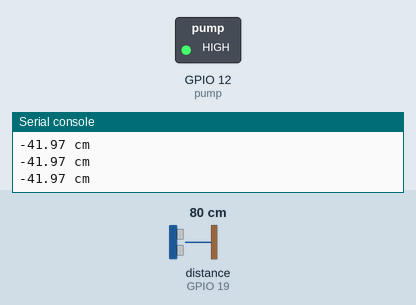
A program run on a simulated ESP32 board running MicroPython. Shown: switched loads named in the program (green lamp = pin HIGH), the last lines printed to the serial console. Inputs (shaded band) come from the test bench; at power-on: distance to the obstacle (sensor on GPIO 19) 80 cm. The echo pulse lasts 58.3 µs per cm; pins used as bus, display or sensor lines are not drawn.

Above: at 1.2 s.
1.3 s: distance to the obstacle (sensor on GPIO 19) set to 32 cm
2.8 s: distance to the obstacle (sensor on GPIO 19) set to 26 cm
At 3.6 s:
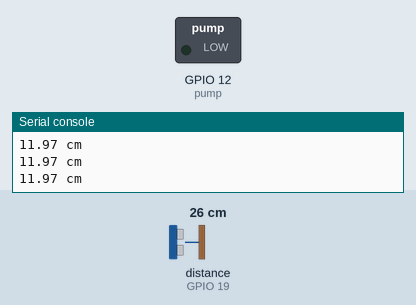
4.4 s: distance to the obstacle (sensor on GPIO 19) set to 35 cm
At 5.0 s:
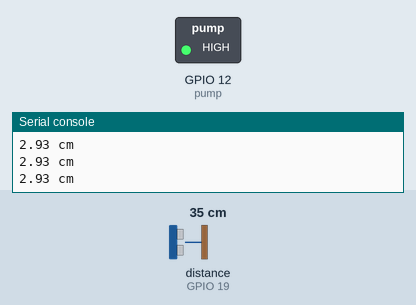
6.0 s: distance to the obstacle (sensor on GPIO 19) set to 2 cm
At 6.5 s:
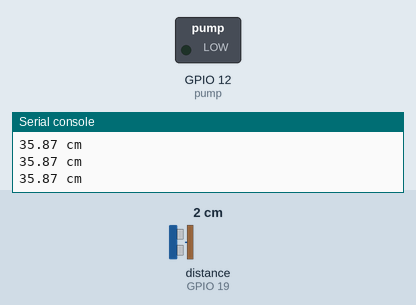
Timing chart, 0 to 8.6 s (numbered marks = the images above; inputs shaded):
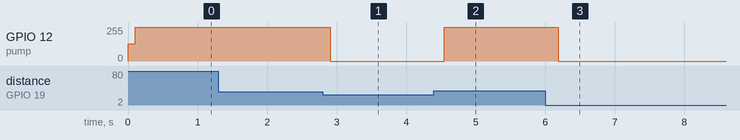

The program:

ultrasonido.py
```python
##############################################################
# Sistemas de Control - Prueba de HCSR04
# UTN - FRT - 2022
# Autores : Almeida Juan - Fernandez Francisco
##############################################################
from machine import Pin,PWM
import time
SOUND = 1/29.1545
setpoint = 8

TRIGGER = Pin(18, Pin.OUT)
ECHO = Pin(19, Pin.IN)
pump = PWM(Pin(12),10000)

while True:
    TRIGGER.off()
    time.sleep_us(2)
    TRIGGER.on()
    time.sleep_us(10)
    TRIGGER.off()
    while ECHO.value() == 0:
        start = time.ticks_us()
    while ECHO.value() == 1:
        end = time.ticks_us()
    distance = 38 - ((end - start)*SOUND)/2
    print("{:.2f} cm".format(distance))
    time.sleep_ms(100)
    if distance <= setpoint:
        pump.duty_u16(65530)
    else:
        pump.duty_u16(0)
```

Measured:
- the behaviour switches between 30 and 29 cm on distance to the obstacle (sensor on GPIO 19) (found by bisection; images 0 and 1)
- after the input at 2.8 s, GPIO 12 (pump): 255/255 → 0/255 after 0.11 s
- after the input at 4.4 s, GPIO 12 (pump): 0/255 → 255/255 after 0.14 s
- after the input at 6.0 s, GPIO 12 (pump): 255/255 → 0/255 after 0.19 s
